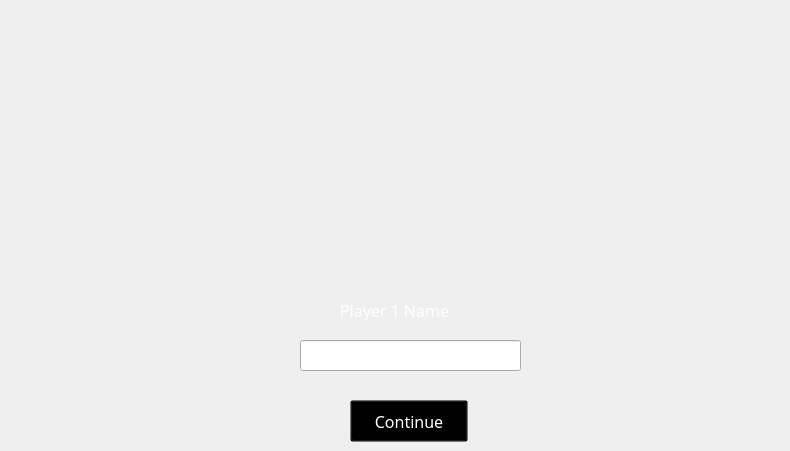
    <widget class="QWidget" name="namePlayersPage">
     <widget class="QLabel" name="label_7">
      <property name="geometry">
       <rect>
        <x>210</x>
        <y>120</y>
        <width>377</width>
        <height>160</height>
       </rect>
      </property>
      <property name="styleSheet">
       <string notr="true">background-image: url(:/userInterface/logo);</string>
      </property>
      <property name="text">
       <string/>
      </property>
     </widget>
     <widget class="QLabel" name="lblNumNamePlayer">
      <property name="geometry">
       <rect>
        <x>340</x>
        <y>300</y>
        <width>141</width>
        <height>20</height>
       </rect>
      </property>
      <property name="palette">
       <palette>
        <active>
         <colorrole role="WindowText">
          <brush brushstyle="SolidPattern">
           <color alpha="255">
            <red>255</red>
            <green>255</green>
            <blue>255</blue>
           </color>
          </brush>
         </colorrole>
        </active>
        <inactive>
         <colorrole role="WindowText">
          <brush brushstyle="SolidPattern">
           <color alpha="255">
            <red>255</red>
            <green>255</green>
            <blue>255</blue>
           </color>
          </brush>
         </colorrole>
        </inactive>
        <disabled>
         <colorrole role="WindowText">
          <brush brushstyle="SolidPattern">
           <color alpha="255">
            <red>120</red>
            <green>120</green>
            <blue>120</blue>
           </color>
          </brush>
         </colorrole>
        </disabled>
       </palette>
      </property>
      <property name="font">
       <font>
        <family>Snap ITC</family>
        <pointsize>12</pointsize>
       </font>
      </property>
      <property name="styleSheet">
       <string notr="true">background-image: url(:/userInterface/bkg_login);</string>
      </property>
      <property name="text">
       <string>Player 1 Name</string>
      </property>
     </widget>
     <widget class="QLineEdit" name="txtNamePlayer">
      <property name="geometry">
       <rect>
        <x>300</x>
        <y>340</y>
        <width>221</width>
        <height>31</height>
       </rect>
      </property>
      <property name="font">
       <font>
        <family>Snap ITC</family>
        <pointsize>10</pointsize>
       </font>
      </property>
      <property name="styleSheet">
       <string notr="true">background-image: url(:/userInterface/transparent);</string>
      </property>
      <property name="inputMethodHints">
       <set>Qt::ImhNone</set>
      </property>
      <property name="maxLength">
       <number>10</number>
      </property>
     </widget>
     <widget class="QPushButton" name="btnNextPlayer">
      <property name="geometry">
       <rect>
        <x>350</x>
        <y>400</y>
        <width>118</width>
        <height>42</height>
       </rect>
      </property>
      <property name="palette">
       <palette>
        <active>
         <colorrole role="Button">
          <brush brushstyle="SolidPattern">
           <color alpha="0">
            <red>0</red>
            <green>0</green>
            <blue>0</blue>
           </color>
          </brush>
         </colorrole>
         <colorrole role="ButtonText">
          <brush brushstyle="SolidPattern">
           <color alpha="255">
            <red>255</red>
            <green>255</green>
            <blue>255</blue>
           </color>
          </brush>
         </colorrole>
         <colorrole role="Base">
          <brush brushstyle="SolidPattern">
           <color alpha="0">
            <red>0</red>
            <green>0</green>
            <blue>0</blue>
           </color>
          </brush>
         </colorrole>
         <colorrole role="Window">
          <brush brushstyle="SolidPattern">
           <color alpha="0">
            <red>0</red>
            <green>0</green>
            <blue>0</blue>
           </color>
          </brush>
         </colorrole>
        </active>
        <inactive>
         <colorrole role="Button">
          <brush brushstyle="SolidPattern">
           <color alpha="0">
            <red>0</red>
            <green>0</green>
            <blue>0</blue>
           </color>
          </brush>
         </colorrole>
         <colorrole role="ButtonText">
          <brush brushstyle="SolidPattern">
           <color alpha="255">
            <red>255</red>
            <green>255</green>
            <blue>255</blue>
           </color>
          </brush>
         </colorrole>
         <colorrole role="Base">
          <brush brushstyle="SolidPattern">
           <color alpha="0">
            <red>0</red>
            <green>0</green>
            <blue>0</blue>
           </color>
          </brush>
         </colorrole>
         <colorrole role="Window">
          <brush brushstyle="SolidPattern">
           <color alpha="0">
            <red>0</red>
            <green>0</green>
            <blue>0</blue>
           </color>
          </brush>
         </colorrole>
        </inactive>
        <disabled>
         <colorrole role="Button">
          <brush brushstyle="SolidPattern">
           <color alpha="0">
            <red>0</red>
            <green>0</green>
            <blue>0</blue>
           </color>
          </brush>
         </colorrole>
         <colorrole role="ButtonText">
          <brush brushstyle="SolidPattern">
           <color alpha="255">
            <red>120</red>
            <green>120</green>
            <blue>120</blue>
           </color>
          </brush>
         </colorrole>
         <colorrole role="Base">
          <brush brushstyle="SolidPattern">
           <color alpha="0">
            <red>0</red>
            <green>0</green>
            <blue>0</blue>
           </color>
          </brush>
         </colorrole>
         <colorrole role="Window">
          <brush brushstyle="SolidPattern">
           <color alpha="0">
            <red>0</red>
            <green>0</green>
            <blue>0</blue>
           </color>
          </brush>
         </colorrole>
        </disabled>
       </palette>
      </property>
      <property name="font">
       <font>
        <family>Snap ITC</family>
        <pointsize>12</pointsize>
       </font>
      </property>
      <property name="styleSheet">
       <string notr="true">background-image: url(:/userInterface/boton1);
background-color: transparent;</string>
      </property>
      <property name="text">
       <string>Continue</string>
      </property>
     </widget>
     <widget class="QLabel" name="lblNameMsg">
      <property name="geometry">
       <rect>
        <x>530</x>
        <y>345</y>
        <width>251</width>
        <height>21</height>
       </rect>
      </property>
      <property name="palette">
       <palette>
        <active>
         <colorrole role="WindowText">
          <brush brushstyle="SolidPattern">
           <color alpha="255">
            <red>255</red>
            <green>0</green>
            <blue>0</blue>
           </color>
          </brush>
         </colorrole>
        </active>
        <inactive>
         <colorrole role="WindowText">
          <brush brushstyle="SolidPattern">
           <color alpha="255">
            <red>255</red>
            <green>0</green>
            <blue>0</blue>
           </color>
          </brush>
         </colorrole>
        </inactive>
        <disabled>
         <colorrole role="WindowText">
          <brush brushstyle="SolidPattern">
           <color alpha="255">
            <red>120</red>
            <green>120</green>
            <blue>120</blue>
           </color>
          </brush>
         </colorrole>
        </disabled>
       </palette>
      </property>
      <property name="font">
       <font>
        <family>Roboto</family>
        <pointsize>12</pointsize>
       </font>
      </property>
      <property name="styleSheet">
       <string notr="true">background-image: url(:/userInterface/bkg_login);</string>
      </property>
      <property name="text">
       <string/>
      </property>
     </widget>
    </widget>
